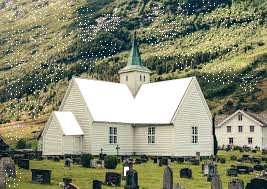
#> input picture 7a Fase/PIM/Rasterização/T3/casa.jpeg, 267 x 189 px
$ python casa.py   (Python 2 division)
#> lines starting #> are read from the running program, lines starting #| are printed output that depends on the picture; after the words box and inside, x2 and y2 are one past the last pixel; in counts of white or black regions, pixels touching at a corner belong together
from PIL import Image
import numpy as np

imagem = Image.open("casa.jpeg")
#> imagem is the input picture: PIL image 267x189 RGB; mean R, G, B 135.1, 138, 113.3
h, w = imagem.size
#> h = 267; w = 189

objeto = 255
fundo = 0

border = 30

imagem = imagem.convert('L')
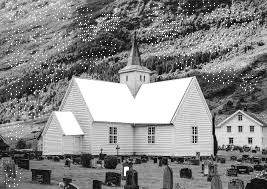
#> imagem: PIL image 267x189 L; min 0, max 255, mean 134.3
array_p = imagem.load()

for i in range (0, h):
    for j in range (0, w):
        if(array_p[i,j] > 205):
            array_p[i,j] = 255
        else:
			array_p[i,j] = 0

a = np.array(imagem)
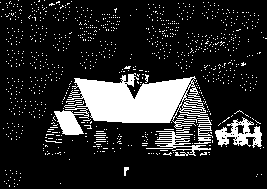
#> a: shape (189, 267); 15.6% white; 955 white regions (947 under 20 px), largest, box (x1, y1, x2, y2) and area: (54, 73, 213, 138) 5121, (215, 117, 262, 148) 686, (146, 131, 211, 156) 456

#Ajustando imagem, acrescentando borda
a[ :4, : ] = border
#> a: shape (189, 267); 2.12% of pixels changed, all inside (x1, y1, x2, y2) = (0, 0, 267, 4)
a[-4: , : ] = border
#> a: shape (189, 267); min 0, max 255, mean 41
a[ : , :4] = border
#> a: shape (189, 267); min 0, max 255, mean 41.4
a[ : ,-4: ] = border
#> a: shape (189, 267); min 0, max 255, mean 41.8


imagem = Image.fromarray(a)
imagem.show()
#GREYSCALE

for i in range(4, h-4):
    for j in range(4, w-4):
        array_p2 = imagem.load()

        n_sup = array_p2[i-1,j]
        n_inf = array_p2[i+1,j]
        n_esq = array_p2[i,j-1]
        n_dir = array_p2[i,j+1]

        if ((array_p2[i,j] == objeto) and (n_esq == border or n_dir == border or n_inf == border or n_sup == border)):
            imagem.putpixel((i,j), border)
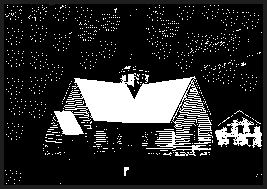
#> imagem: PIL image 267x189 L; min 0, max 255, mean 41.7

for i in range(h-4, 4, -1):
    for j in range(w-4, 4,-1):
        array_p2 = imagem.load()

        n_sup = array_p2[i-1,j]
        n_inf = array_p2[i+1,j]
        n_esq = array_p2[i,j-1]
        n_dir = array_p2[i,j+1]

        if ((array_p2[i,j] == objeto) and (n_esq == border or n_dir == border or n_inf == border or n_sup == border)):
            imagem.putpixel((i,j), border)


for i in range(4, h-4):
    for j in range(4, w-4):
        array_p2 = imagem.load()

        n_sup = array_p2[i-1,j]
        n_inf = array_p2[i+1,j]
        n_esq = array_p2[i,j-1]
        n_dir = array_p2[i,j+1]

        if ((array_p2[i,j] == objeto) and (n_esq == border or n_dir == border or n_inf == border or n_sup == border)):
            imagem.putpixel((i,j), border)

for i in range (0, h):
    for j in range (0, w):
        if(array_p2[i,j] > 180):
            array_p2[i,j] = 255
        else:
			array_p2[i,j] = 0

for i in range(1, h-1):
    for j in range(1, w-1):
        array_p2 = imagem.load()

        n_sup = array_p2[i-1,j]
        n_inf = array_p2[i+1,j]
        n_esq = array_p2[i,j-1]
        n_dir = array_p2[i,j+1]

        if ((array_p2[i,j] == objeto) and (n_esq == fundo and n_dir == fundo and n_inf == fundo and n_sup == fundo)):
            imagem.putpixel((i,j), fundo)
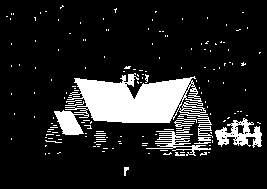
#> imagem: PIL image 267x189 L; 13.8% white; 165 white regions (155 under 20 px), largest, box (x1, y1, x2, y2) and area: (54, 73, 213, 138) 5063, (215, 118, 262, 148) 681, (146, 131, 211, 156) 426


imagem.save("casa-output.jpeg")
imagem.show()
